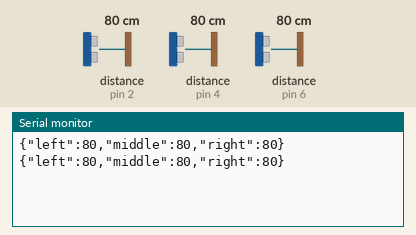
Simulated run of this sketch. Board: Arduino Uno, built with avr-gcc and run on an emulated ATmega328P. Parts: the last lines printed to the serial monitor. Wiring (inferred from the names in the program): 3 × ultrasonic range finder: trigger pin 3, echo pin 2 / trigger pin 5, echo pin 4 / trigger pin 7, echo pin 6. The test bench sets the inputs (shaded band); at power-on: distance to the obstacle (sensors on pin 2, pin 4, pin 6) 80 cm. The echo pulse lasts 58.3 µs per cm.

Above: at 1.8 s.
1.9 s: distance to the obstacle (sensor on pin 2) set to 2 cm
At 2.7 s:
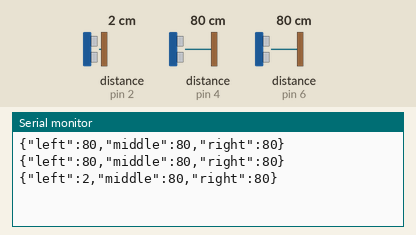
3.4 s: distance to the obstacle (sensor on pin 4) set to 2 cm
At 4.7 s:
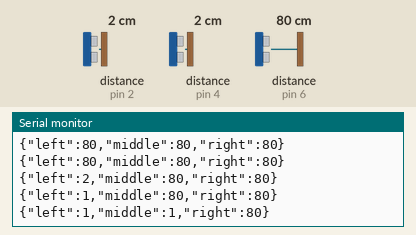
4.9 s: distance to the obstacle (sensor on pin 6) set to 2 cm
At 5.9 s:
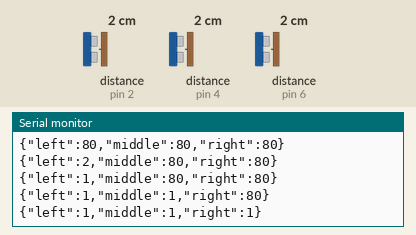
6.4 s: distance to the obstacle (sensor on pin 2) set to 4 cm
At 7.7 s:
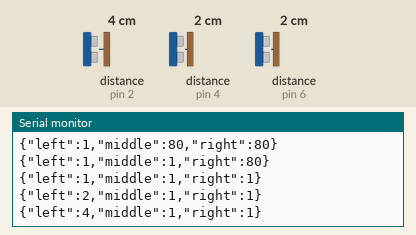
7.9 s: distance to the obstacle (sensor on pin 4) set to 4 cm
At 8.7 s:
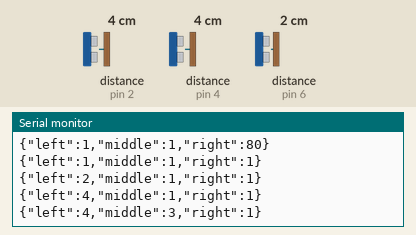
9.4 s: distance to the obstacle (sensor on pin 6) set to 4 cm
At 10.5 s:
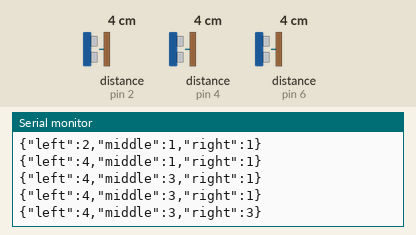
Timing chart, 0 to 11.9 s (numbered marks = the images above; inputs shaded):
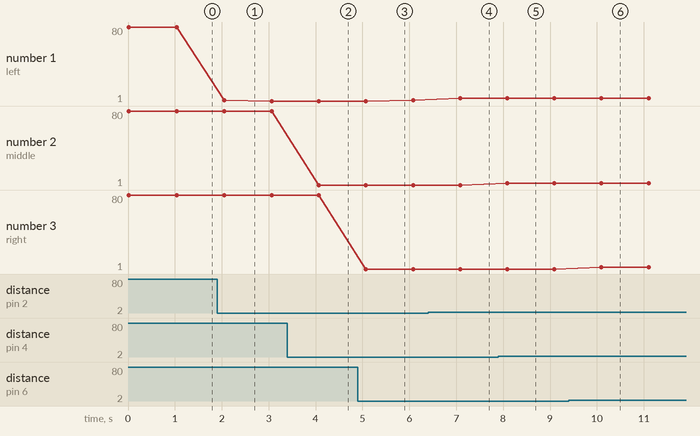

The sketch:

_____.ino.ino
```cpp
#include <ArduinoJson.h>

int duration1 = 0; // left
int duration2 = 0; // mid
int duration3 = 0; // right

void setup() {
  // put your setup code here, to run once:
  Serial.begin(9600);

  // left
  pinMode(3, OUTPUT); // TRIG
  pinMode(2, INPUT);  // ECHO

  // middle
  pinMode(5, OUTPUT); // TRIG
  pinMode(4, INPUT);  // ECHO

  // right
  pinMode(7, OUTPUT); // TRIG
  pinMode(6, INPUT);  // ECHO
}

void loop() {
  // put your main code here, to run repeatedly:
  StaticJsonDocument<200> doc;
  String json;

  digitalWrite(3,LOW);
  delayMicroseconds(2);
  digitalWrite(3,HIGH);
  delayMicroseconds(10);
  digitalWrite(3,LOW);
  duration1 = pulseIn(2, HIGH);

  digitalWrite(5,LOW);
  delayMicroseconds(2);
  digitalWrite(5,HIGH);
  delayMicroseconds(10);
  digitalWrite(5,LOW);
  duration2 = pulseIn(4, HIGH);

  digitalWrite(7,LOW);
  delayMicroseconds(2);
  digitalWrite(7,HIGH);
  delayMicroseconds(10);
  digitalWrite(7,LOW);
  duration3 = pulseIn(6, HIGH);

  doc["left"]   = duration1 / 29 / 2;
  doc["middle"] = duration2 / 29 / 2;
  doc["right"]  = duration3 / 29 / 2;

  serializeJson(doc, json);
  Serial.println(json);
  delay(1000);
}
```

Measured:
- after the input at 1.9 s, the serial monitor: prints a new line after 0.15 s (image 1)
- after the input at 3.4 s, the serial monitor: prints a new line after 0.67 s (image 2)
- after the input at 4.9 s, the serial monitor: prints a new line after 0.18 s (image 3)
- after the input at 6.4 s, the serial monitor: prints a new line after 0.68 s (image 4)
- after the input at 7.9 s, the serial monitor: prints a new line after 0.19 s (image 5)
- after the input at 9.4 s, the serial monitor: prints a new line after 0.70 s (image 6)
- plotted number 1: 80 → 1 after the input at 1.9 s, 2 → 4 after the input at 6.4 s
- plotted number 2: 1 → 3 after the input at 7.9 s
